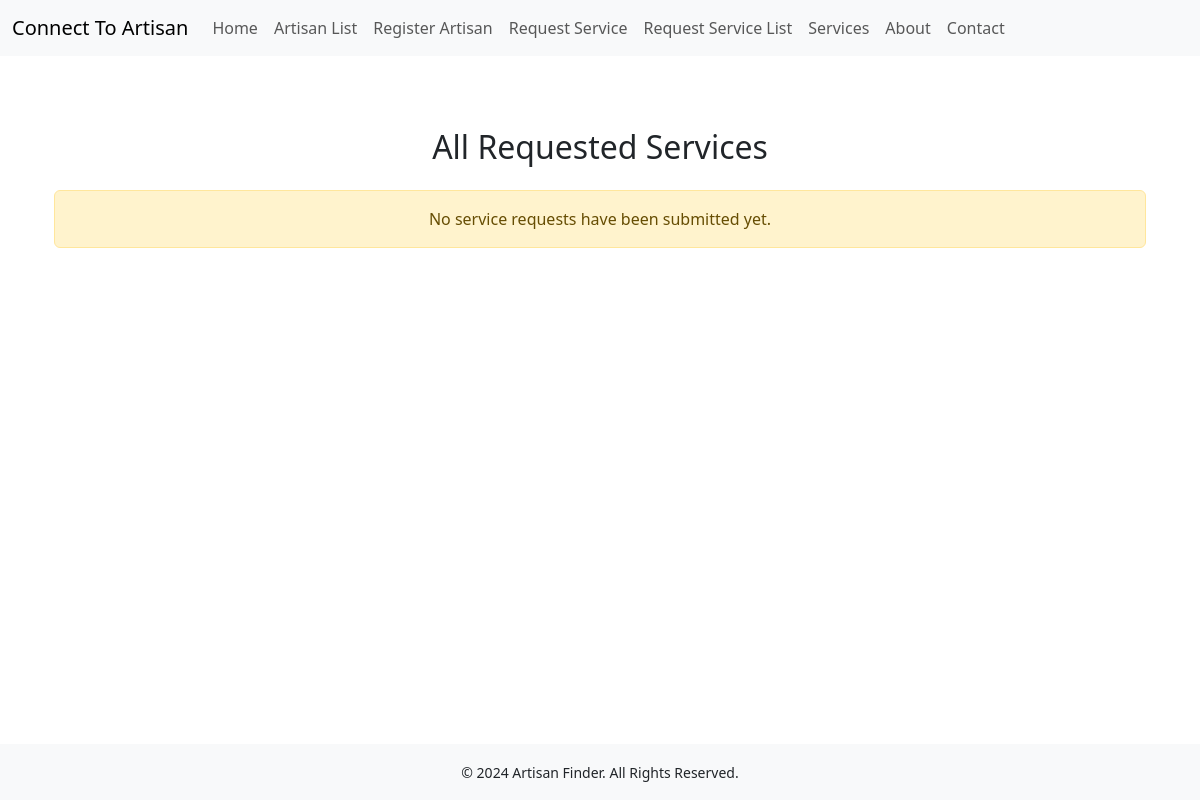
The page /view-requested-services/ on the database as committed earlier.
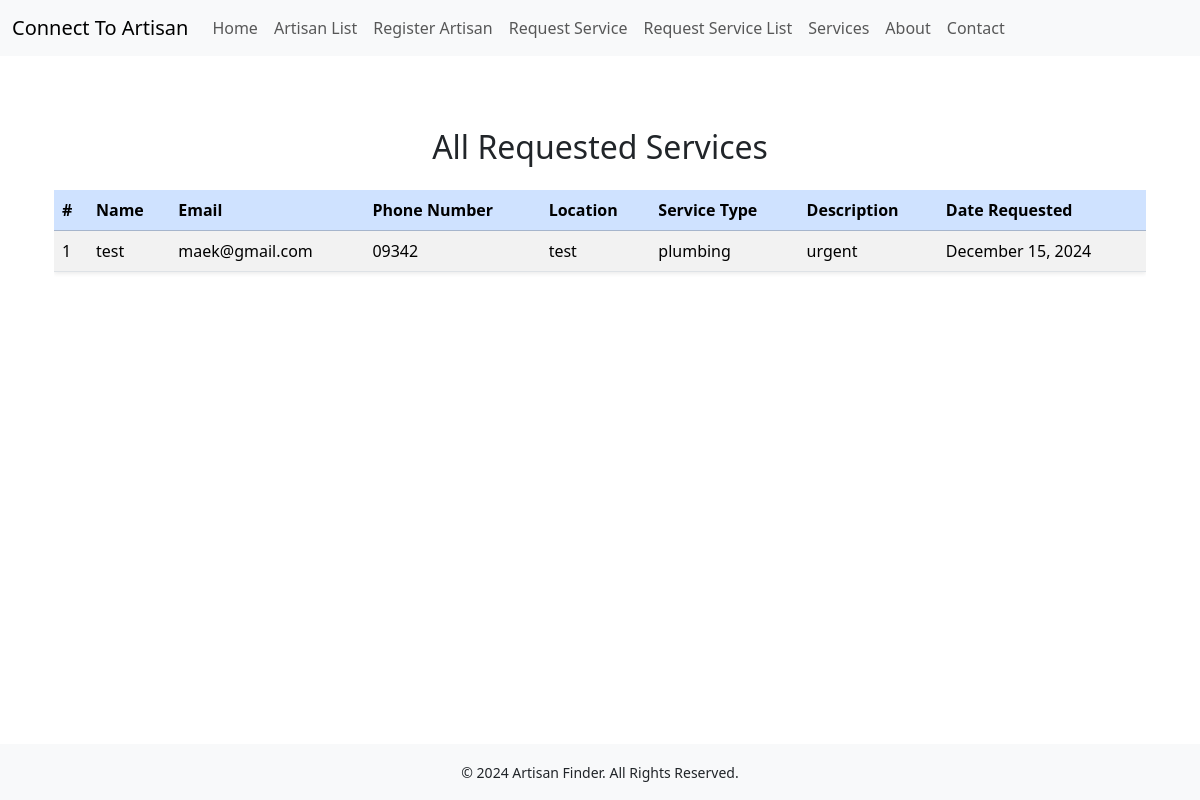
The same page on the database as committed later.
### artisans/models.py (models this page shows, shortened)
class ServiceRequest(models.Model):
    name = models.CharField(max_length=100)
    email = models.EmailField()
    phone_number = models.CharField(max_length=15)
    location = models.CharField(max_length=200)
    service_type = models.CharField(max_length=100)
    description = models.TextField()
    created_at = models.DateTimeField(auto_now_add=True)

### artisans/views.py (the view)
# urls.py: path('view-requested-services/', views.view_requested_services, name='view_requested_services'),
def view_requested_services(request):
    services = ServiceRequest.objects.all()
    context = {'services': services}
    return render(request, 'artisans/view_requested_services.html', context)

### templates/artisans/view_requested_services.html (shortened to what this page needs)
{% extends 'base.html' %}
{% block content %}
<div class="container mt-5">
    <h2 class="text-center mb-4">All Requested Services</h2>
    {% if services %}
        <div class="table-responsive">
            <table class="table table-striped table-hover shadow-sm">
                <thead class="table-primary">
                    <tr>
                        <th>#</th>
                        <th>Name</th>
                        <th>Email</th>
                        <th>Phone Number</th>
                        <th>Location</th>
                        <th>Service Type</th>
                        <th>Description</th>
                        <th>Date Requested</th>
                    </tr>
                </thead>
                <tbody>
                    {% for service in services %}
                    <tr>
                        <td>{{ forloop.counter }}</td>
                        <td>{{ service.name }}</td>
                        <td>{{ service.email }}</td>
                        <td>{{ service.phone_number }}</td>
                        <td>{{ service.location }}</td>
                        <td>{{ service.service_type }}</td>
                        <td>{{ service.description }}</td>
                        <td>{{ service.created_at|date:"F d, Y" }}</td>
                    </tr>
                    {% endfor %}
                </tbody>
            </table>
        </div>
    {% else %}
        <div class="alert alert-warning text-center">
            No service requests have been submitted yet.
        </div>
    {% endif %}
</div>
{% endblock %}

Rows that differ between the two databases and show on the page:
added ServiceRequest: name "test", email "maek@gmail.com", phone_number "09342", location "test", service_type "plumbing", description "urgent", created_at "December 15, 2024"
Other text that changed with them:
text no longer shown: "No service requests have been submitted yet."
text now shown: "# Name Email Phone Number Location Service Type Description Date Requested"
